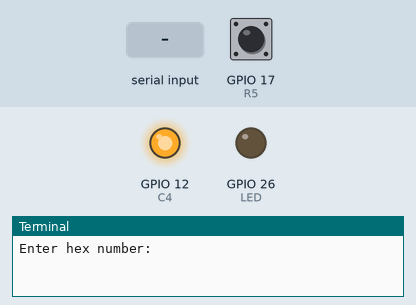
Recording of a program running on a simulated Raspberry Pi (BCM pin numbers). Parts: output pins drawn as LEDs (lit = HIGH), the last lines printed to the terminal. The test bench sets the inputs (shaded band); at power-on: GPIO 17 (R5) LOW. At 2.9 s the program stops and its outputs stay as they are.

Above: at 1.2 s.
1.3 s: GPIO 17 (R5) pulled HIGH for 0.15 s
At 2.2 s:
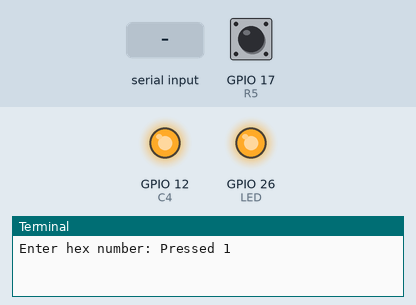
2.9 s: "quit" typed at the terminal, then Enter
At 3.4 s:
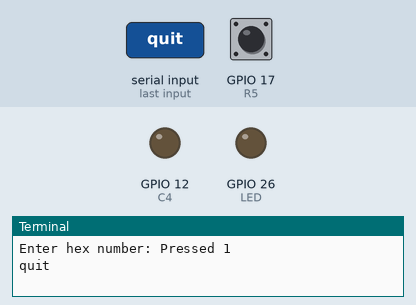
Timing chart, 0 to 4.4 s (numbered marks = the images above; inputs shaded):
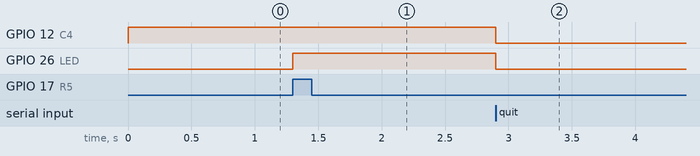

The program:

button.py
```python
#!/usr/bin/python
"""
    Simple program being used to examine the properties of GPIOs
    being used as a button.  Examining bounce as well as delay time
    to transfer a button click to an output pin (running an LED)

    For the MS keypad I'm using there are 4 columns and 6 rows.
    I wired up the columns and rows in order from GPIO 9 to GPIO18
    C1
    C2
    C3
    C4 = GPIO12
    R1
    R2
    R3
    R4
    R5 = GPIO17
    R6

    The DigitalIO classes from gpiozero have a default of no
    software bounce implemented, so this code is basically to investigate
    and demonstrate bounce and to help measure bounce effects on the scope

    DigitalIO classes implement and expose event callbacks for:
    when_activated
    when_deactivated

    Tests:
    1. the MS keypad does not bounce in software and has a pretty smooth
    tranistion on my scope (50 ns)
    2. the delay between pressing a button and toggling another GPIO was
    a little over 400 us, which I may need to investigate further
    3. A old school 3x4 telephone type keypad also didn't show much bounce,
    but transitioned to 'On' much slower, 100x about 5us

    arnie.larson@gmail.com
"""
import sys, time
from gpiozero import DigitalOutputDevice, DigitalInputDevice

count = 0
led = 0

def pressed():
  global count
  global led
  global LED
  count +=1
  if led:
    led = 0
    LED.off()
  else:
    led = 1
    LED.on()
  print(f"Pressed {count}")

#def released():
#   print("Released")

# Setup Digital Button, "Enter Key" connecting C4 and R5
C4 = DigitalOutputDevice(pin=12, initial_value=True)
R5 = DigitalInputDevice(pin=17, pull_up = False, bounce_time=None)
LED = DigitalOutputDevice(pin=26, initial_value=False)

R5.when_activated = pressed
#R5.when_deactivated = released

def main(args):
  while True:
    line = input("Enter hex number: ")
    if line == 'quit':
        break

if __name__=='__main__':
   main(sys.argv)
```

Measured:
- after the input at 1.3 s, GPIO 26 (LED): LOW → HIGH at once
- after the input at 2.9 s, GPIO 12 (C4), GPIO 26 (LED): HIGH → LOW at once
